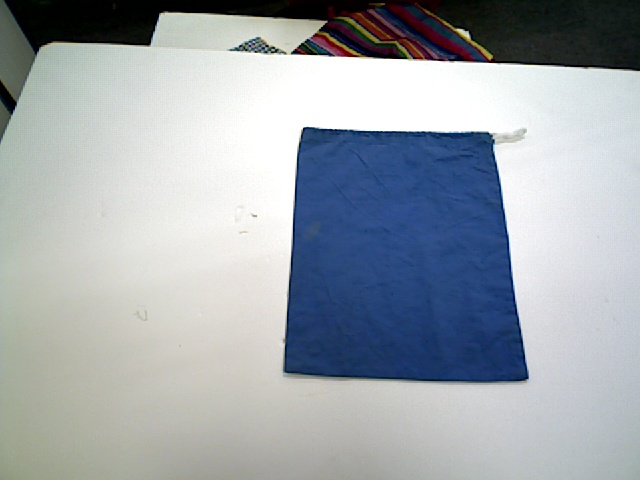
#> input picture clothbag_rim_detector/scripts/sample/color.jpg, 640 x 480 px
$ python gabor.py color.jpg   (Python 2 division)   (older library calls are emulated)
#> lines starting #> are read from the running program, lines starting #| are printed output that depends on the picture
# encoding: utf-8
import sys
import numpy as np
import cv2 as cv

def mkKernel(ks, sig, th , lm, ps):
    if not ks%2:
        exit(1)
    hks = ks/2
    theta = th * np.pi/180.
    psi = ps * np.pi/180.
    xs=np.linspace(-1.,1.,ks)
    ys=np.linspace(-1.,1.,ks)
    lmbd = np.float(lm)
    x,y = np.meshgrid(xs,ys)
    sigma = np.float(sig)/ks
    x_theta = x*np.cos(theta)+y*np.sin(theta)
    y_theta = -x*np.sin(theta)+y*np.cos(theta)
    return np.array(np.exp(-0.5*(x_theta**2+y_theta**2)/sigma**2)*np.cos(2.*np.pi*x_theta/lmbd + psi),dtype=np.float32)

src_f = 0

kernel_size =21
pos_sigma = 5
pos_lm = 50
pos_th = 0
pos_psi = 90

def Process():
    sig = pos_sigma
    lm = 0.5+pos_lm/100.
    th = pos_th
    ps = pos_psi
    kernel = mkKernel(kernel_size, sig, th, lm, ps )
    kernelimg = kernel/2.+0.5
    global src_f
    dest = cv.filter2D(src_f, cv.CV_32F,kernel)
    cv.imshow('Process window', dest)
    cv.imshow('Kernel', cv.resize(kernelimg, (kernel_size*20,kernel_size*20)))
    cv.imshow('Mag', np.power(dest,2))

def cb_sigma(pos):
    global pos_sigma
    if pos > 0:
        pos_sigma = pos
    else:
        pos_sigma = 1
    Process()

def cb_lm(pos):
    global pos_lm
    pos_lm = pos
    Process()

def cb_th(pos):
    global pos_th
    pos_th = pos
    Process()

def cb_psi(pos):
    global pos_psi
    pos_psi = pos
    Process()

if __name__ == '__main__':
    print sys.argv
    image = cv.imread(sys.argv[1],1);
#> image is the input picture: shape (480, 640, 3); mean B, G, R 172, 165.7, 158.9
    cv.imshow('Src',image)
    src = cv.cvtColor(image, cv.COLOR_BGR2GRAY)
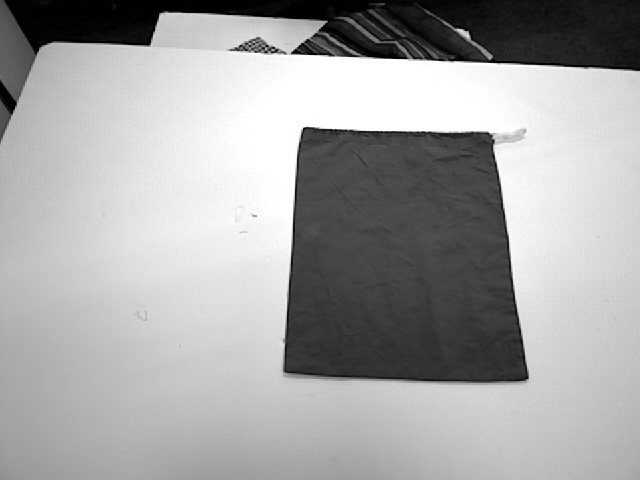
#> src: shape (480, 640); min 0, max 255, mean 164.4
    #global src_f
    src_f = np.array(src, dtype=np.float32)
    src_f /= 255.
    if not kernel_size%2:
        kernel_size += 1

    cv.namedWindow('Process window',1)
    cv.createTrackbar('Sigma','Process window',pos_sigma,kernel_size,cb_sigma)
    cv.createTrackbar('Lambda', 'Process window', pos_lm, 100, cb_lm)
    cv.createTrackbar('Phase', 'Process window', pos_th, 180, cb_th)
    cv.createTrackbar('Psi', 'Process window', pos_psi, 360, cb_psi)
    Process()
#> in Process, `dest = cv.filter2D(src_f, cv.CV_32F,kernel)`:
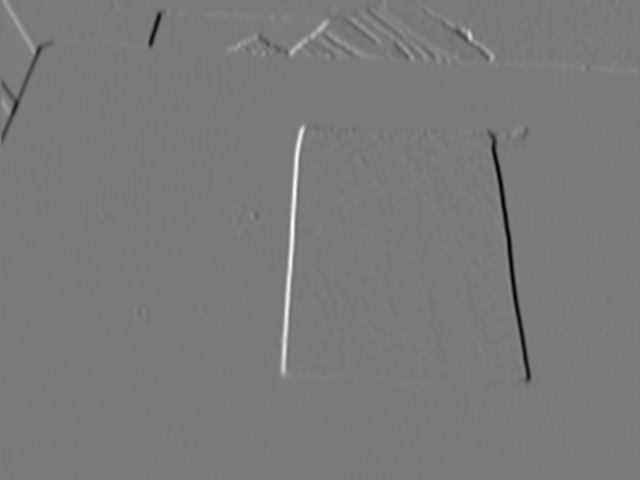
#> dest: shape (480, 640) float32; min -8.16, max 8.78, mean -0.00728; drawn with min black and max white
#> in Process, `cv.imshow('Process window', dest)`:
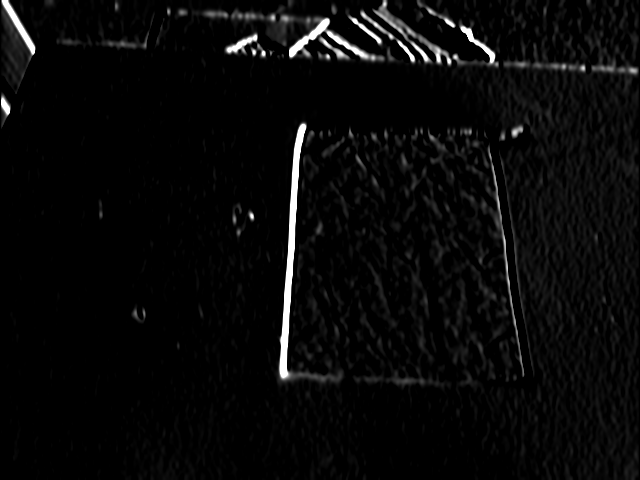
#> window 'Process window': shape (480, 640); min 0, max 255, mean 8.9
#> in Process, `cv.imshow('Kernel', cv.resize(kernelimg, (kernel_size*20,kernel_size*2..`:
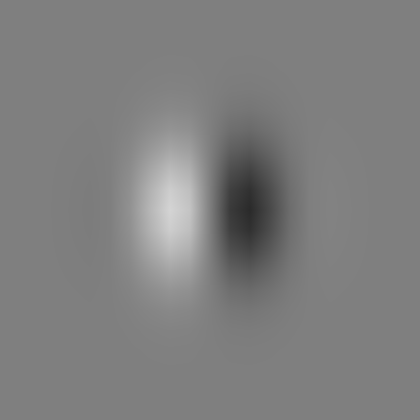
#> window 'Kernel': shape (420, 420) float32; min 0.168, max 0.832, mean 0.5
#> in Process, `cv.imshow('Mag', np.power(dest,2))`:
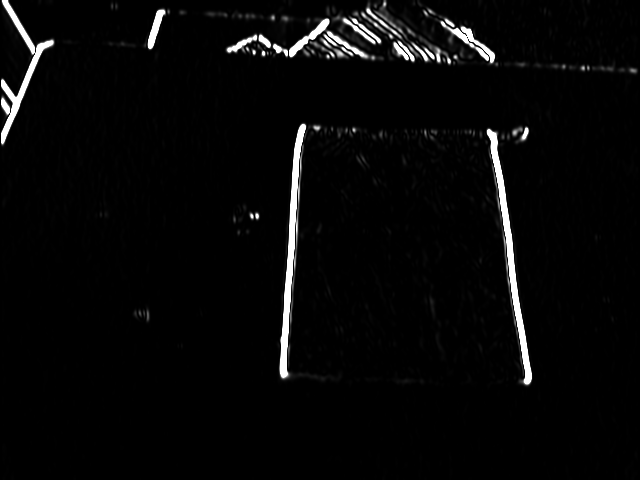
#> window 'Mag': shape (480, 640); min 0, max 255, mean 7.8
    cv.waitKey(0)
    cv.destroyAllWindows()
